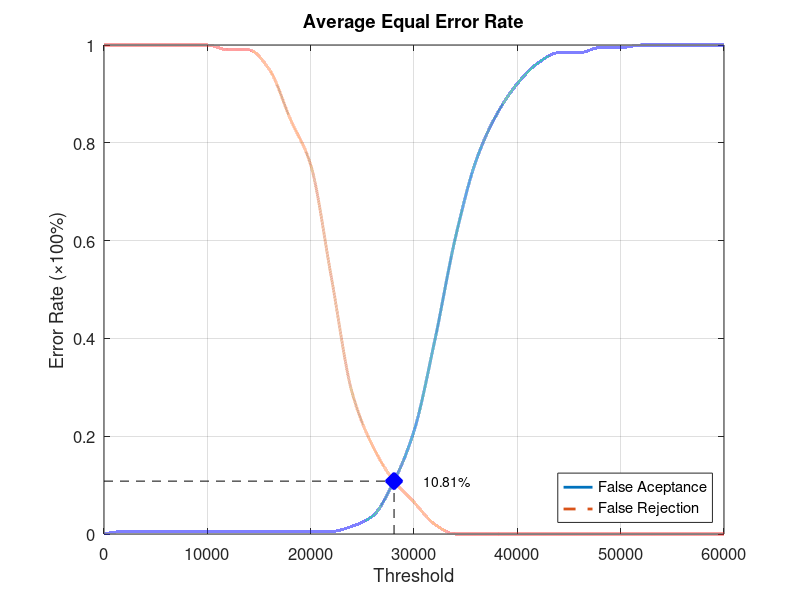
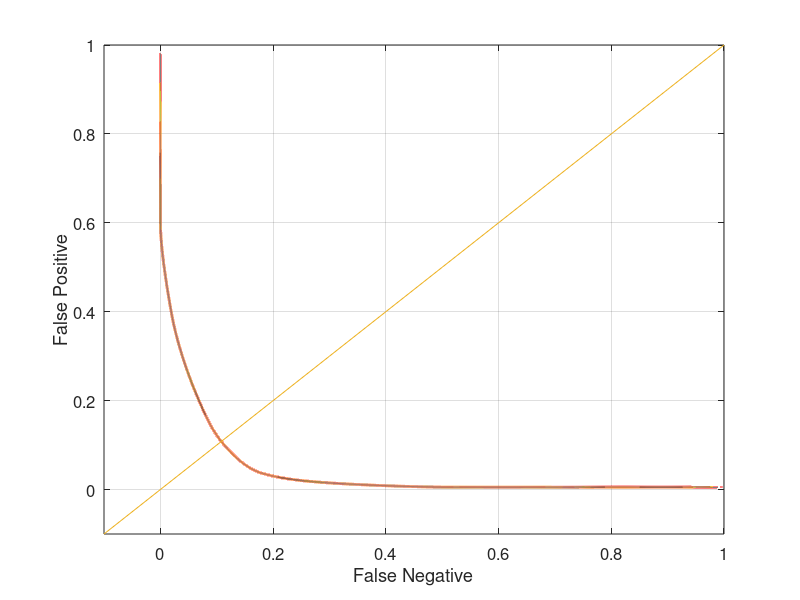

The MATLAB script that drew these images, in order:
function yEER = Database3_4
close all;
clear;
clc;
x = 0:2000:60000;
xq = 0:0.5:60000;

y0 = [0 0.00526316 0.00526316 0.00526316 0.00526316 0.00526316 0.00526316 0.00526316 0.00526316 0.00526316 0.00526316 0.00526316 0.0157895 0.0368421 0.105263 0.210526 0.394737 0.605263 0.763158 0.857895 0.921053 0.963158 0.984211 0.984211 0.994737 0.994737 1 1 1 1 1];
yy0 = interp1(x, y0, xq, 'pchip');
y1 = [1 1 1 1 1 1 0.99 0.99 0.95 0.85 0.755 0.525 0.29 0.18 0.11 0.065 0.02 0 0 0 0 0 0 0 0 0 0 0 0 0 0];
yy1 = interp1(x, y1, xq, 'pchip');

% Calculating EER: 
y2 = abs(y0 - y1);
find(y2 == min(y2))
yy2 = abs(yy0 - yy1);
xEER = find(yy2 == min(yy2));
xEERIndex = xq(xEER) % X-axis EER
yEER = yy0(xEER) % Y-axis EER

main = figure
plot(xq, yy0,'-','LineWidth', 2);	hold on
plot(xq, yy1,'--','LineWidth', 2);	hold on
plot([xEERIndex xEERIndex], [0 yEER], 'k--');	hold on
plot([0 xEERIndex], [yEER yEER], 'k--');	hold on
plot(xEERIndex, yEER, 'bx', 'LineWidth', 10);	hold on
text(xEERIndex + 10 * xEERIndex / 100, yEER, [num2str(round((10000 * yEER)) / 100) '%'])
legend('False Aceptance', 'False Rejection', 'Location', 'SouthEast')
xlabel('Threshold')
ylabel('Error Rate (\times100%)')
title('Average Equal Error Rate')
set(gca, 'FontSize', 12)
axis([0 60000 0 1])
grid on

print(main, 'Database3_4Main', '-dpng');
FNRxFPR = figure('Color', [1 1 1]);
plot(yy1, yy0, '-', yy1, yy0, 'LineWidth', 2);
hold on
y = -0.1:0.1:1
plot(y, y); 
set(gca, 'FontSize', 12)
xlabel('False Negative')
ylabel('False Positive')
axis([-0.1 1 -0.1 1])
set(gca, 'FontSize', 12)
grid on

print(FNRxFPR, 'Database3_4FNRxFPR','-dpng');
end
